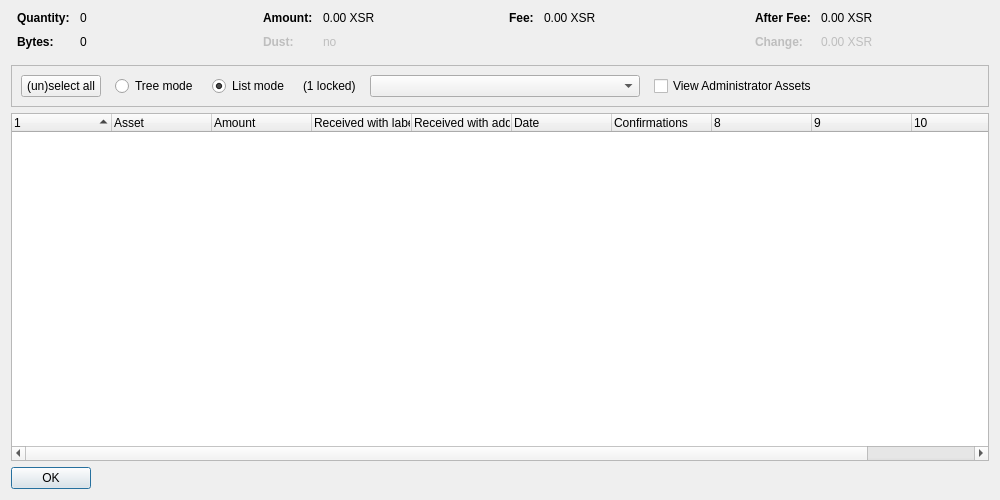
<?xml version="1.0" encoding="UTF-8"?>
<ui version="4.0">
 <class>AssetControlDialog</class>
 <widget class="QDialog" name="AssetControlDialog">
  <property name="geometry">
   <rect>
    <x>0</x>
    <y>0</y>
    <width>1000</width>
    <height>500</height>
   </rect>
  </property>
  <property name="windowTitle">
   <string>Asset Selection</string>
  </property>
  <layout class="QVBoxLayout" name="verticalLayout">
   <item>
    <layout class="QHBoxLayout" name="horizontalLayoutTop" stretch="0,0,0,0">
     <property name="topMargin">
      <number>0</number>
     </property>
     <property name="bottomMargin">
      <number>10</number>
     </property>
     <item>
      <layout class="QFormLayout" name="formLayoutAssetControl1">
       <property name="horizontalSpacing">
        <number>10</number>
       </property>
       <property name="verticalSpacing">
        <number>10</number>
       </property>
       <property name="leftMargin">
        <number>6</number>
       </property>
       <property name="rightMargin">
        <number>6</number>
       </property>
       <item row="0" column="0">
        <widget class="QLabel" name="labelAssetControlQuantityText">
         <property name="font">
          <font>
           <weight>75</weight>
           <bold>true</bold>
          </font>
         </property>
         <property name="text">
          <string>Quantity:</string>
         </property>
        </widget>
       </item>
       <item row="0" column="1">
        <widget class="QLabel" name="labelAssetControlQuantity">
         <property name="cursor">
          <cursorShape>IBeamCursor</cursorShape>
         </property>
         <property name="contextMenuPolicy">
          <enum>Qt::ActionsContextMenu</enum>
         </property>
         <property name="text">
          <string notr="true">0</string>
         </property>
         <property name="textInteractionFlags">
          <set>Qt::LinksAccessibleByMouse|Qt::TextSelectableByKeyboard|Qt::TextSelectableByMouse</set>
         </property>
        </widget>
       </item>
       <item row="1" column="0">
        <widget class="QLabel" name="labelAssetControlBytesText">
         <property name="font">
          <font>
           <weight>75</weight>
           <bold>true</bold>
          </font>
         </property>
         <property name="text">
          <string>Bytes:</string>
         </property>
        </widget>
       </item>
       <item row="1" column="1">
        <widget class="QLabel" name="labelAssetControlBytes">
         <property name="cursor">
          <cursorShape>IBeamCursor</cursorShape>
         </property>
         <property name="contextMenuPolicy">
          <enum>Qt::ActionsContextMenu</enum>
         </property>
         <property name="text">
          <string notr="true">0</string>
         </property>
         <property name="textInteractionFlags">
          <set>Qt::LinksAccessibleByMouse|Qt::TextSelectableByKeyboard|Qt::TextSelectableByMouse</set>
         </property>
        </widget>
       </item>
      </layout>
     </item>
     <item>
      <layout class="QFormLayout" name="formLayoutAssetControl2">
       <property name="horizontalSpacing">
        <number>10</number>
       </property>
       <property name="verticalSpacing">
        <number>10</number>
       </property>
       <property name="leftMargin">
        <number>6</number>
       </property>
       <property name="rightMargin">
        <number>6</number>
       </property>
       <item row="0" column="0">
        <widget class="QLabel" name="labelAssetControlAmountText">
         <property name="font">
          <font>
           <weight>75</weight>
           <bold>true</bold>
          </font>
         </property>
         <property name="text">
          <string>Amount:</string>
         </property>
        </widget>
       </item>
       <item row="0" column="1">
        <widget class="QLabel" name="labelAssetControlAmount">
         <property name="cursor">
          <cursorShape>IBeamCursor</cursorShape>
         </property>
         <property name="contextMenuPolicy">
          <enum>Qt::ActionsContextMenu</enum>
         </property>
         <property name="text">
          <string notr="true">0.00 XSR</string>
         </property>
         <property name="textInteractionFlags">
          <set>Qt::LinksAccessibleByMouse|Qt::TextSelectableByKeyboard|Qt::TextSelectableByMouse</set>
         </property>
        </widget>
       </item>
       <item row="1" column="0">
        <widget class="QLabel" name="labelAssetControlLowOutputText">
         <property name="enabled">
          <bool>false</bool>
         </property>
         <property name="font">
          <font>
           <weight>75</weight>
           <bold>true</bold>
          </font>
         </property>
         <property name="text">
          <string>Dust:</string>
         </property>
        </widget>
       </item>
       <item row="1" column="1">
        <widget class="QLabel" name="labelAssetControlLowOutput">
         <property name="enabled">
          <bool>false</bool>
         </property>
         <property name="cursor">
          <cursorShape>IBeamCursor</cursorShape>
         </property>
         <property name="contextMenuPolicy">
          <enum>Qt::ActionsContextMenu</enum>
         </property>
         <property name="text">
          <string notr="true">no</string>
         </property>
         <property name="textInteractionFlags">
          <set>Qt::LinksAccessibleByMouse|Qt::TextSelectableByKeyboard|Qt::TextSelectableByMouse</set>
         </property>
        </widget>
       </item>
      </layout>
     </item>
     <item>
      <layout class="QFormLayout" name="formLayoutAssetControl3">
       <property name="horizontalSpacing">
        <number>10</number>
       </property>
       <property name="verticalSpacing">
        <number>10</number>
       </property>
       <property name="leftMargin">
        <number>6</number>
       </property>
       <property name="rightMargin">
        <number>6</number>
       </property>
       <item row="0" column="0">
        <widget class="QLabel" name="labelAssetControlFeeText">
         <property name="font">
          <font>
           <weight>75</weight>
           <bold>true</bold>
          </font>
         </property>
         <property name="text">
          <string>Fee:</string>
         </property>
        </widget>
       </item>
       <item row="0" column="1">
        <widget class="QLabel" name="labelAssetControlFee">
         <property name="cursor">
          <cursorShape>IBeamCursor</cursorShape>
         </property>
         <property name="contextMenuPolicy">
          <enum>Qt::ActionsContextMenu</enum>
         </property>
         <property name="text">
          <string notr="true">0.00 XSR</string>
         </property>
         <property name="textInteractionFlags">
          <set>Qt::LinksAccessibleByMouse|Qt::TextSelectableByKeyboard|Qt::TextSelectableByMouse</set>
         </property>
        </widget>
       </item>
      </layout>
     </item>
     <item>
      <layout class="QFormLayout" name="formLayoutAssetControl4">
       <property name="horizontalSpacing">
        <number>10</number>
       </property>
       <property name="verticalSpacing">
        <number>10</number>
       </property>
       <property name="leftMargin">
        <number>6</number>
       </property>
       <property name="rightMargin">
        <number>6</number>
       </property>
       <item row="0" column="0">
        <widget class="QLabel" name="labelAssetControlAfterFeeText">
         <property name="font">
          <font>
           <weight>75</weight>
           <bold>true</bold>
          </font>
         </property>
         <property name="text">
          <string>After Fee:</string>
         </property>
        </widget>
       </item>
       <item row="0" column="1">
        <widget class="QLabel" name="labelAssetControlAfterFee">
         <property name="cursor">
          <cursorShape>IBeamCursor</cursorShape>
         </property>
         <property name="contextMenuPolicy">
          <enum>Qt::ActionsContextMenu</enum>
         </property>
         <property name="text">
          <string notr="true">0.00 XSR</string>
         </property>
         <property name="textInteractionFlags">
          <set>Qt::LinksAccessibleByMouse|Qt::TextSelectableByKeyboard|Qt::TextSelectableByMouse</set>
         </property>
        </widget>
       </item>
       <item row="1" column="0">
        <widget class="QLabel" name="labelAssetControlChangeText">
         <property name="enabled">
          <bool>false</bool>
         </property>
         <property name="font">
          <font>
           <weight>75</weight>
           <bold>true</bold>
          </font>
         </property>
         <property name="text">
          <string>Change:</string>
         </property>
        </widget>
       </item>
       <item row="1" column="1">
        <widget class="QLabel" name="labelAssetControlChange">
         <property name="enabled">
          <bool>false</bool>
         </property>
         <property name="cursor">
          <cursorShape>IBeamCursor</cursorShape>
         </property>
         <property name="contextMenuPolicy">
          <enum>Qt::ActionsContextMenu</enum>
         </property>
         <property name="text">
          <string notr="true">0.00 XSR</string>
         </property>
         <property name="textInteractionFlags">
          <set>Qt::LinksAccessibleByMouse|Qt::TextSelectableByKeyboard|Qt::TextSelectableByMouse</set>
         </property>
        </widget>
       </item>
      </layout>
     </item>
    </layout>
   </item>
   <item>
    <widget class="QFrame" name="frame">
     <property name="minimumSize">
      <size>
       <width>0</width>
       <height>40</height>
      </size>
     </property>
     <property name="frameShape">
      <enum>QFrame::StyledPanel</enum>
     </property>
     <property name="frameShadow">
      <enum>QFrame::Sunken</enum>
     </property>
     <layout class="QHBoxLayout" name="horizontalLayout">
      <item>
       <layout class="QHBoxLayout" name="horizontalLayoutPanel" stretch="0,0,0,0,0,0,0">
        <property name="spacing">
         <number>14</number>
        </property>
        <item>
         <widget class="QPushButton" name="pushButtonSelectAll">
          <property name="sizePolicy">
           <sizepolicy hsizetype="Maximum" vsizetype="Fixed">
            <horstretch>0</horstretch>
            <verstretch>0</verstretch>
           </sizepolicy>
          </property>
          <property name="text">
           <string>(un)select all</string>
          </property>
          <property name="autoDefault">
           <bool>false</bool>
          </property>
         </widget>
        </item>
        <item>
         <widget class="QRadioButton" name="radioTreeMode">
          <property name="sizePolicy">
           <sizepolicy hsizetype="Maximum" vsizetype="Fixed">
            <horstretch>0</horstretch>
            <verstretch>0</verstretch>
           </sizepolicy>
          </property>
          <property name="text">
           <string>Tree mode</string>
          </property>
         </widget>
        </item>
        <item>
         <widget class="QRadioButton" name="radioListMode">
          <property name="sizePolicy">
           <sizepolicy hsizetype="Maximum" vsizetype="Fixed">
            <horstretch>0</horstretch>
            <verstretch>0</verstretch>
           </sizepolicy>
          </property>
          <property name="text">
           <string>List mode</string>
          </property>
          <property name="checked">
           <bool>true</bool>
          </property>
         </widget>
        </item>
        <item>
         <widget class="QLabel" name="labelLocked">
          <property name="text">
           <string notr="true">(1 locked)</string>
          </property>
         </widget>
        </item>
        <item>
         <widget class="QComboBox" name="assetList">
          <property name="minimumContentsLength">
           <number>30</number>
          </property>
         </widget>
        </item>
        <item>
         <widget class="QCheckBox" name="viewAdministrator">
          <property name="toolTip">
           <string>View assets that you have the ownership asset for</string>
          </property>
          <property name="text">
           <string>View Administrator Assets</string>
          </property>
         </widget>
        </item>
        <item>
         <spacer name="horizontalSpacer">
          <property name="orientation">
           <enum>Qt::Horizontal</enum>
          </property>
          <property name="sizeHint" stdset="0">
           <size>
            <width>40</width>
            <height>20</height>
           </size>
          </property>
         </spacer>
        </item>
       </layout>
      </item>
     </layout>
    </widget>
   </item>
   <item>
    <widget class="AssetControlTreeWidget" name="treeWidget">
     <property name="contextMenuPolicy">
      <enum>Qt::CustomContextMenu</enum>
     </property>
     <property name="sortingEnabled">
      <bool>false</bool>
     </property>
     <property name="columnCount">
      <number>11</number>
     </property>
     <attribute name="headerShowSortIndicator" stdset="0">
      <bool>true</bool>
     </attribute>
     <attribute name="headerStretchLastSection">
      <bool>false</bool>
     </attribute>
     <column>
      <property name="text">
       <string/>
      </property>
     </column>
     <column>
      <property name="text">
       <string>Asset</string>
      </property>
     </column>
     <column>
      <property name="text">
       <string>Amount</string>
      </property>
     </column>
     <column>
      <property name="text">
       <string>Received with label</string>
      </property>
     </column>
     <column>
      <property name="text">
       <string>Received with address</string>
      </property>
     </column>
     <column>
      <property name="text">
       <string>Date</string>
      </property>
     </column>
     <column>
      <property name="text">
       <string>Confirmations</string>
      </property>
      <property name="toolTip">
       <string>Confirmed</string>
      </property>
     </column>
     <column>
      <property name="text">
       <string/>
      </property>
     </column>
     <column>
      <property name="text">
       <string/>
      </property>
     </column>
     <column>
      <property name="text">
       <string/>
      </property>
     </column>
     <column>
      <property name="text">
       <string/>
      </property>
     </column>
    </widget>
   </item>
   <item>
    <widget class="QDialogButtonBox" name="buttonBox">
     <property name="sizePolicy">
      <sizepolicy hsizetype="Maximum" vsizetype="Fixed">
       <horstretch>0</horstretch>
       <verstretch>0</verstretch>
      </sizepolicy>
     </property>
     <property name="orientation">
      <enum>Qt::Horizontal</enum>
     </property>
     <property name="standardButtons">
      <set>QDialogButtonBox::Ok</set>
     </property>
    </widget>
   </item>
  </layout>
 </widget>
 <customwidgets>
  <customwidget>
   <class>AssetControlTreeWidget</class>
   <extends>QTreeWidget</extends>
   <header location="global">assetcontroltreewidget.h</header>
  </customwidget>
 </customwidgets>
 <resources/>
 <connections/>
</ui>
